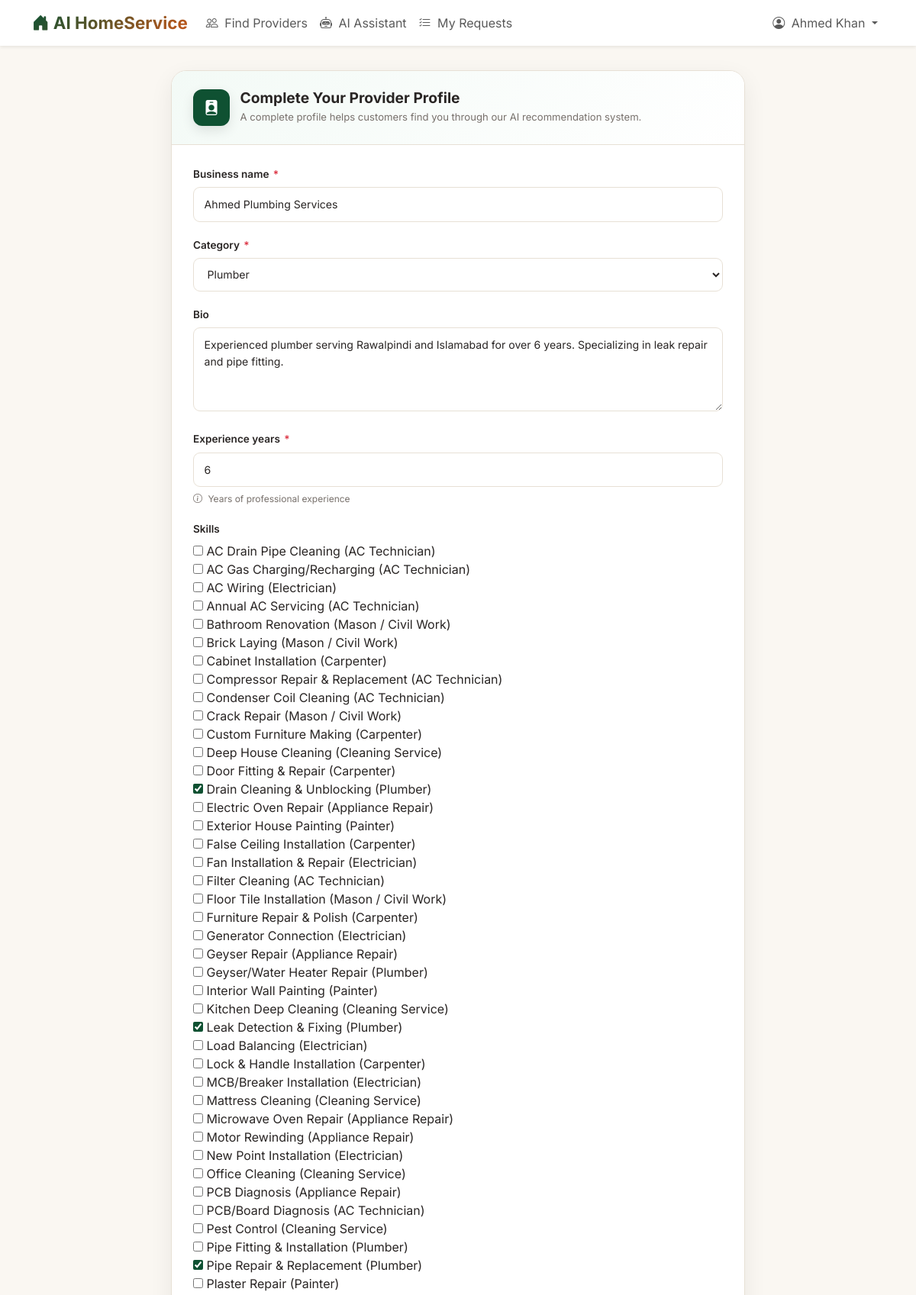
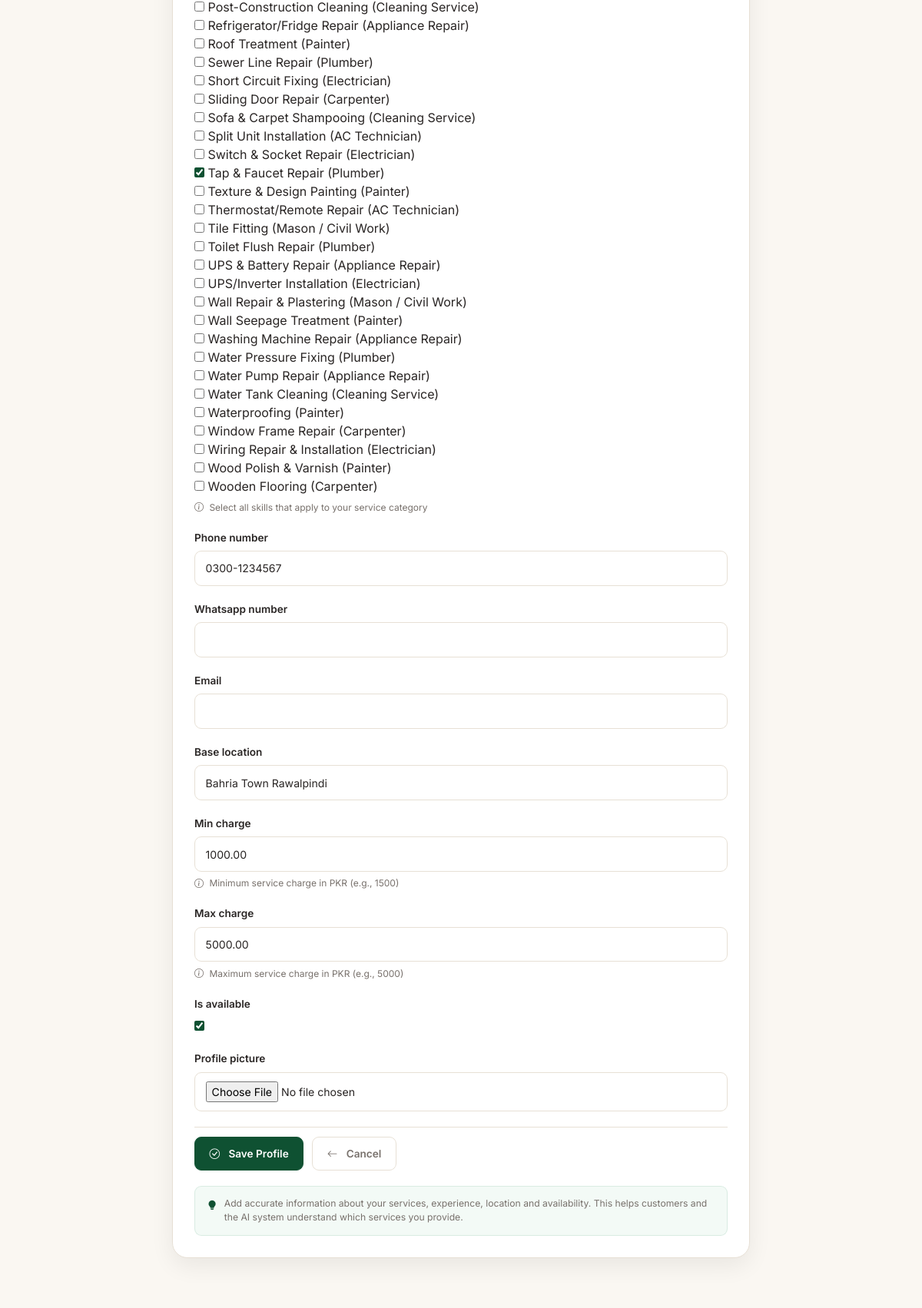
Page /providers/setup/ (signed in, upper part) on the committed database (2 pictures, top to bottom).
### apps/accounts/models.py (models this page shows, shortened)
class User(AbstractUser):
    class Role(models.TextChoices):
        CUSTOMER = 'CUSTOMER', _('Customer')
        PROVIDER = 'PROVIDER', _('Service Provider')
        ADMIN = 'ADMIN', _('Admin')
    role = models.CharField(
        max_length=20,
        choices=Role.choices,
        default=Role.CUSTOMER,
    )
    phone_number = models.CharField(max_length=20, blank=True)
    profile_picture = models.ImageField(
        upload_to='profile_pics/', blank=True, null=True
    )
    created_at = models.DateTimeField(auto_now_add=True)
    updated_at = models.DateTimeField(auto_now=True)
    def is_provider(self):
        return self.role == self.Role.PROVIDER
    class Meta:
        verbose_name = 'User'
        verbose_name_plural = 'Users'

### apps/providers/models.py (models this page shows, shortened)
class ProviderProfile(models.Model):
    user = models.OneToOneField(
        User, on_delete=models.CASCADE, related_name='provider_profile'
    )
    business_name = models.CharField(max_length=200)
    category = models.ForeignKey(
        ServiceCategory, on_delete=models.SET_NULL,
        null=True, related_name='providers'
    )
    bio = models.TextField(blank=True)
    experience_years = models.PositiveIntegerField(
        default=0,
        validators=[MaxValueValidator(50)],
        help_text="Years of professional experience"
    )
    skills = models.ManyToManyField(Skill, blank=True, related_name='providers')
    phone_number = models.CharField(max_length=20, blank=True)
    whatsapp_number = models.CharField(max_length=20, blank=True)
    email = models.EmailField(blank=True)
    base_location = models.CharField(max_length=200, blank=True)
    min_charge = models.DecimalField(
        max_digits=10, decimal_places=2, null=True, blank=True,
        help_text="Minimum service charge in PKR"
    )
    max_charge = models.DecimalField(
        max_digits=10, decimal_places=2, null=True, blank=True,
        help_text="Maximum service charge in PKR"
    )
    average_rating = models.DecimalField(
        max_digits=3, decimal_places=2, default=0.0,
        validators=[MinValueValidator(0.0), MaxValueValidator(5.0)]
    )
    total_reviews = models.PositiveIntegerField(default=0)
    total_jobs_completed = models.PositiveIntegerField(default=0)
    is_verified = models.BooleanField(default=False, help_text="Admin-verified provider")
    is_available = models.BooleanField(default=True)
    profile_picture = models.ImageField(upload_to='provider_pics/', blank=True, null=True)
    created_at = models.DateTimeField(auto_now_add=True)
    updated_at = models.DateTimeField(auto_now=True)
    class Meta:
        verbose_name = 'Provider Profile'
        verbose_name_plural = 'Provider Profiles'
        ordering = ['-average_rating', '-experience_years']

### apps/providers/views.py (the view)
# urls.py: path('setup/', views.setup_profile, name='setup_profile'),
@login_required
def setup_profile(request):
    if not request.user.is_provider():
        messages.error(request, "Only service providers can access this page.")
        return redirect('core:dashboard')
    profile, created = ProviderProfile.objects.get_or_create(
        user=request.user,
        defaults={'business_name': request.user.get_full_name() or request.user.username}
    )
    if request.method == 'POST':
        form = ProviderProfileForm(request.POST, request.FILES, instance=profile)
        if form.is_valid():
            form.save()
            messages.success(request, "Profile updated successfully!")
            return redirect('providers:dashboard')
    else:
        form = ProviderProfileForm(instance=profile)
    return render(request, 'providers/setup_profile.html', {'form': form, 'profile': profile})

### apps/providers/forms.py
class ProviderProfileForm(forms.ModelForm):
    class Meta:
        model = ProviderProfile
        fields = [
            'business_name', 'category', 'bio',
            'experience_years', 'skills',
            'phone_number', 'whatsapp_number', 'email',
            'base_location', 'min_charge', 'max_charge',
            'is_available', 'profile_picture',
        ]
        widgets = {
            'bio': forms.Textarea(attrs={'rows': 4}),
            'skills': forms.CheckboxSelectMultiple(),
            'experience_years': forms.NumberInput(attrs={'min': 0, 'max': 50}),
        }
        help_texts = {
            'min_charge': 'Minimum service charge in PKR (e.g., 1500)',
            'max_charge': 'Maximum service charge in PKR (e.g., 5000)',
            'skills': 'Select all skills that apply to your service category',
        }

### apps/providers/models.py (called while the page is built)
    def __str__(self):
        return self.name

    def __str__(self):
        return f"{self.name} ({self.category.name})"

### templates/providers/setup_profile.html (shortened to what this page needs)
{% extends 'base.html' %}
{% block content %}
<div class="container profile-setup-page">
    <div class="row justify-content-center">
        <div class="col-lg-8 col-md-10">
            <div class="profile-setup-card">
                <div class="profile-setup-header">
                    <div class="setup-title-wrapper">
                        <div class="setup-icon">
                            <i class="bi bi-person-badge-fill"></i>
                        </div>
                        <div>
                            <h1 class="setup-title">
                                Complete Your Provider Profile
                            </h1>
                            <p class="setup-subtitle">
                                A complete profile helps customers find you
                                through our AI recommendation system.
                            </p>
                        </div>
                    </div>
                </div>
                <div class="profile-setup-body">
                    <form
                        method="post"
                        enctype="multipart/form-data"
                    >
                        {% for field in form %}
                            <div class="form-field-wrapper">
                                <label
                                    for="{{ field.id_for_label }}"
                                    class="form-label-custom"
                                >
                                    {{ field.label }}
                                    {% if field.field.required %}
                                        <span class="required-star">
                                            *
                                        </span>
                                    {% endif %}
                                </label>
                                {{ field }}
                                {% if field.help_text %}
                                    <small class="field-help">
                                        <i class="bi bi-info-circle me-1"></i>
                                        {{ field.help_text }}
                                    </small>
                                {% endif %}
                            </div>
                        {% endfor %}
                        <div class="profile-actions">
                            <button
                                type="submit"
                                class="btn btn-primary"
                            >
                                <i class="bi bi-check-circle me-2"></i>
                                Save Profile
                            </button>
                            <a
                                href="{% url 'providers:dashboard' %}"
                                class="btn btn-outline-secondary"
                            >
                                <i class="bi bi-arrow-left me-2"></i>
                                Cancel
                            </a>
                        </div>
                        <div class="profile-hint">
                            <i class="bi bi-lightbulb-fill"></i>
                            <span>
                                Add accurate information about your services,
                                experience, location and availability.
                                This helps customers and the AI system
                                understand which services you provide.
                            </span>
                        </div>
                    </form>
                </div>
            </div>
        </div>
    </div>
</div>
{% endblock %}

### templates/base.html (shortened to what this page needs)
{% load static %}
<!DOCTYPE html>
<html lang="en">
<head>
    <link href="https://cdn.jsdelivr.net/npm/bootstrap@5.3.2/dist/css/bootstrap.min.css" rel="stylesheet">
    <link href="https://cdn.jsdelivr.net/npm/bootstrap-icons@1.11.3/font/bootstrap-icons.min.css" rel="stylesheet">
</head>
<body>
<nav class="navbar navbar-expand-lg navbar-light bg-white shadow-sm sticky-top">
    <div class="container">
        <a class="navbar-brand" href="{% url 'core:home' %}">
            <span class="ai-badge">
                <i class="bi bi-house-door-fill" aria-hidden="true"></i>
                AI HomeService
            </span>
        </a>
        <div class="collapse navbar-collapse" id="navMain">
            <ul class="navbar-nav me-auto">
                <li class="nav-item">
                    <a class="nav-link" href="{% url 'providers:provider_list' %}">
                        <i class="bi bi-people me-1" aria-hidden="true"></i>
                        Find Providers
                    </a>
                </li>
                {% if user.is_authenticated %}
                <li class="nav-item">
                    <a class="nav-link" href="{% url 'ai_assistant:chat' %}">
                        <i class="bi bi-robot me-1" aria-hidden="true"></i>
                        AI Assistant
                    </a>
                </li>
                <li class="nav-item">
                    <a class="nav-link" href="{% url 'services:my_requests' %}">
                        <i class="bi bi-list-check me-1" aria-hidden="true"></i>
                        My Requests
                    </a>
                </li>
                {% endif %}
            </ul>
            <ul class="navbar-nav">
                {% if user.is_authenticated %}
                    <li class="nav-item dropdown">
                        <a class="nav-link dropdown-toggle"
                           href="#"
                           id="userMenu"
                           role="button"
                           data-bs-toggle="dropdown"
                           aria-expanded="false">
                            <i class="bi bi-person-circle me-1" aria-hidden="true"></i>
                            {{ user.get_full_name|default:user.username }}
                        </a>
                    </li>
                {% endif %}
            </ul>
        </div>
    </div>
</nav>
<main id="main-content">
    {% block content %}{% endblock %}
</main>
</body>
</html>

### templates/base.html (style rules this page uses)
:root { --primary: #0F5132; --primary-dark: #0A3D26; --accent: #C2571B; --accent-dark: #9c4415; --secondary: #8B7355; --success: #4D7C4A; --warning: #B8860B; --danger: #721b16; --bg-light: #FAF7F2; --text-dark: #292524; --text-muted: #78716C; --border-color: #E7E0D5; --bs-primary: #153d2a; --bs-primary-rgb: 15, 81, 50; --bs-link-color: #0F5132; --bs-link-hover-color: #0A3D26; --space-1: 0.25rem; --space-2: 0.5rem; --space-3: 1rem; --space-4: 1.5rem; --space-5: 2rem; --space-6: 3rem; --radius-sm: 8px; --radius-md: 12px; --radius-lg: 20px; }
* { scroll-behavior: smooth; }
body { font-family: 'Inter', sans-serif; background-color: var(--bg-light); color: var(--text-dark); }
.navbar-brand { font-weight: 700; font-size: 1.4rem; }
.navbar-brand .ai-badge { background: linear-gradient(135deg, var(--primary), var(--accent)); -webkit-background-clip: text; background-clip: text; -webkit-text-fill-color: transparent; color: var(--primary); }
.btn-primary { background-color: var(--primary); border-color: var(--primary); }
a { color: var(--primary); }

### rows in the picture
User: get_full_name "Ahmed Khan"
ProviderProfile: form "Ahmed Plumbing Services" "Plumber" "Experienced plumber serving Rawalpindi and Islamabad for over 6 years. Specializing in leak repair and pipe fitting." "6" "0300-1234567" "Bahria Town Rawalpindi" "1000.00" "5000.00" "☑"

### other values in the picture
{{ field.label }} "Business name" "Category" "Bio" "Experience years" "Skills" "Phone number" "Whatsapp number" "Email" "Base location" "Min charge" "Max charge" "Is available" "Profile picture"
{{ field.help_text }} "Years of professional experience" "Select all skills that apply to your service category" "Minimum service charge in PKR (e.g., 1500)" "Maximum service charge in PKR (e.g., 5000)"
